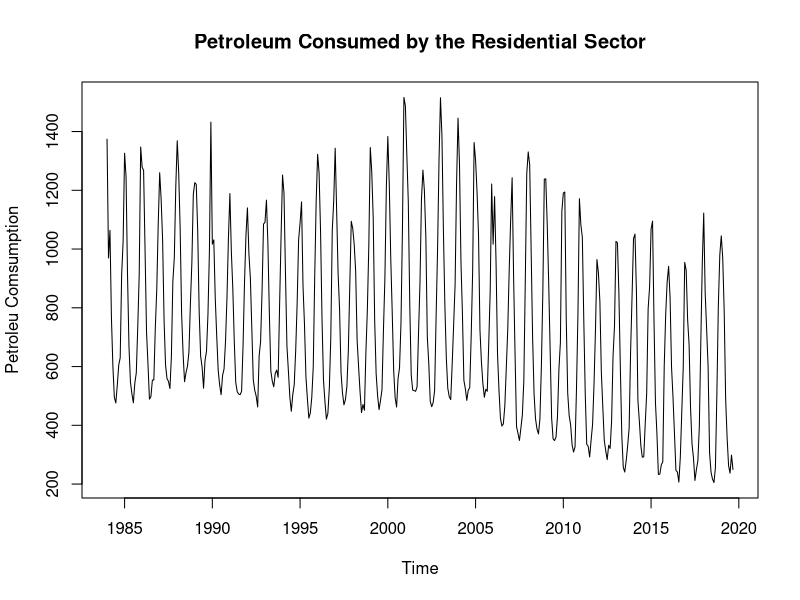
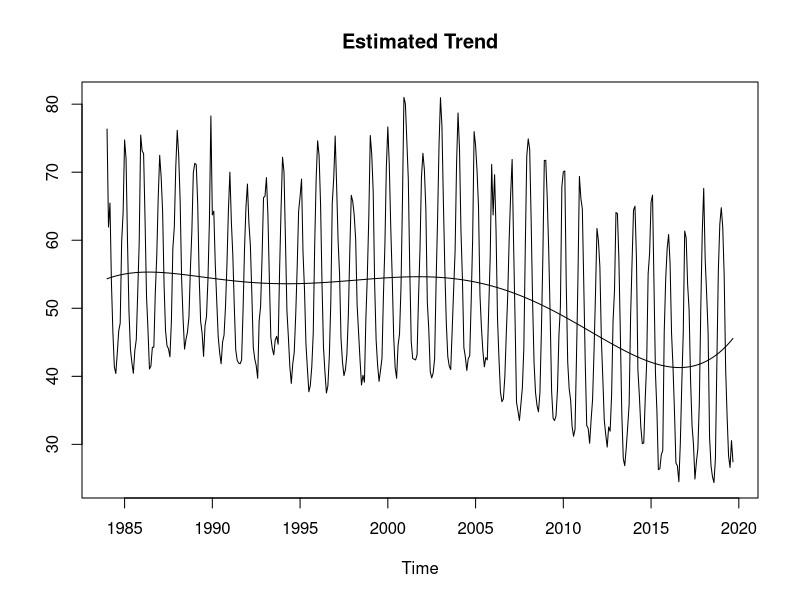
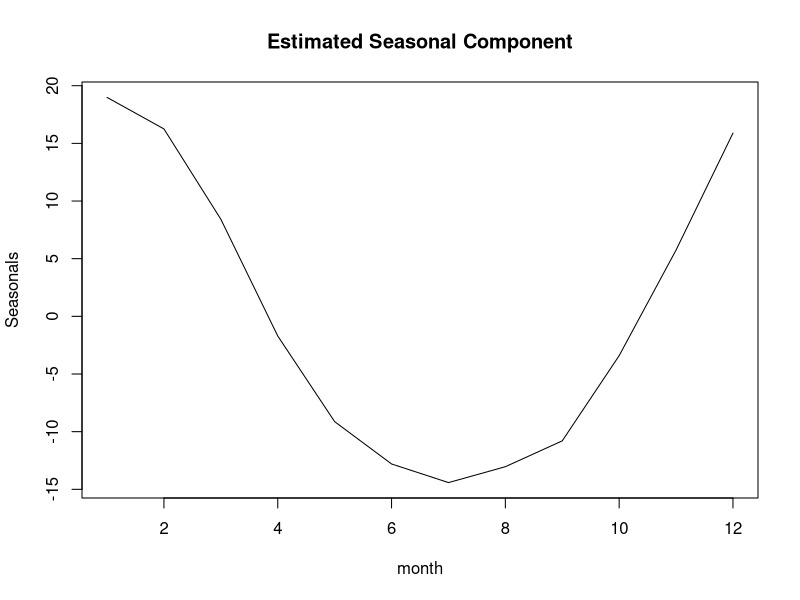
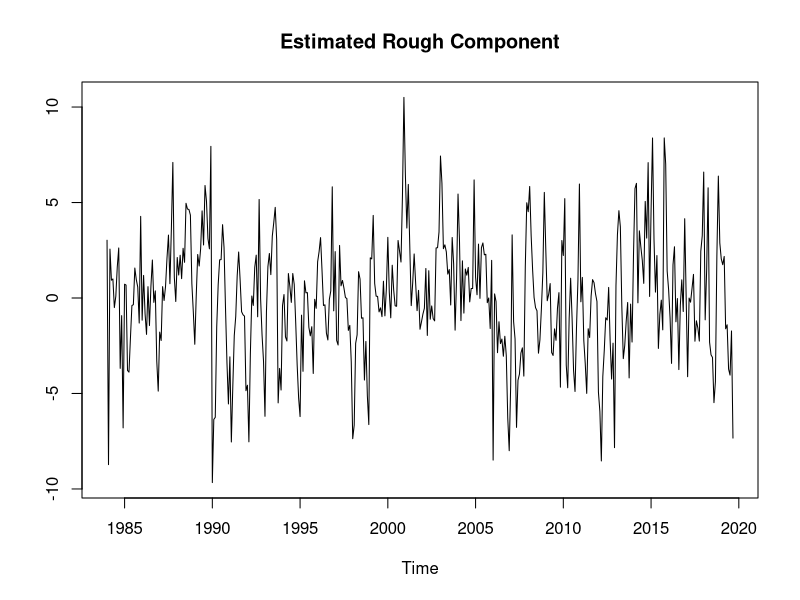
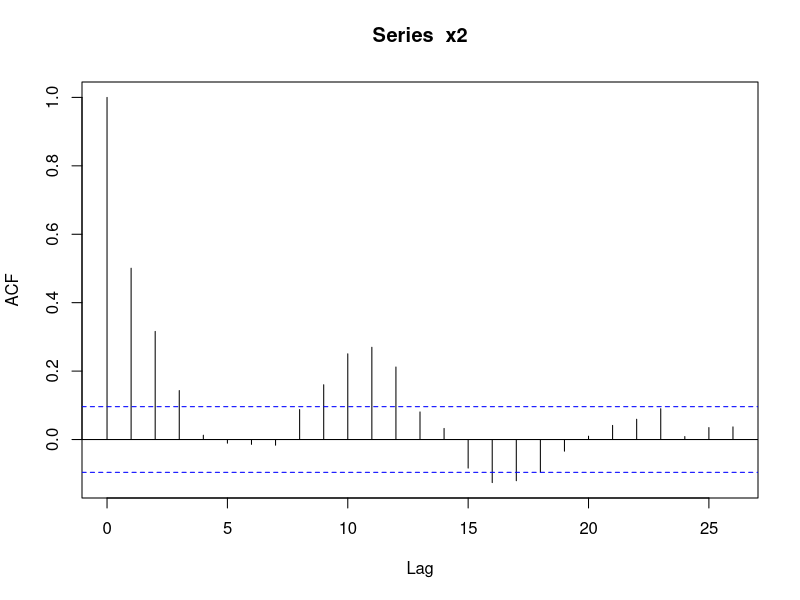
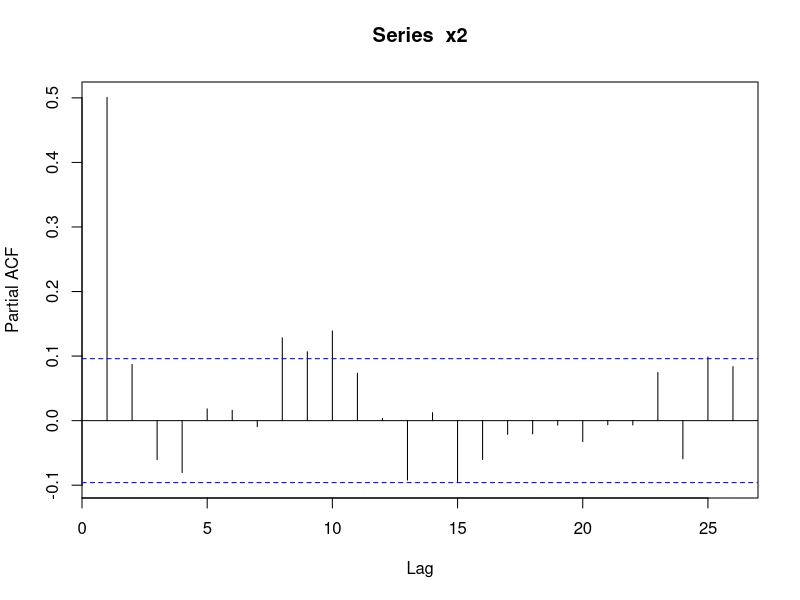
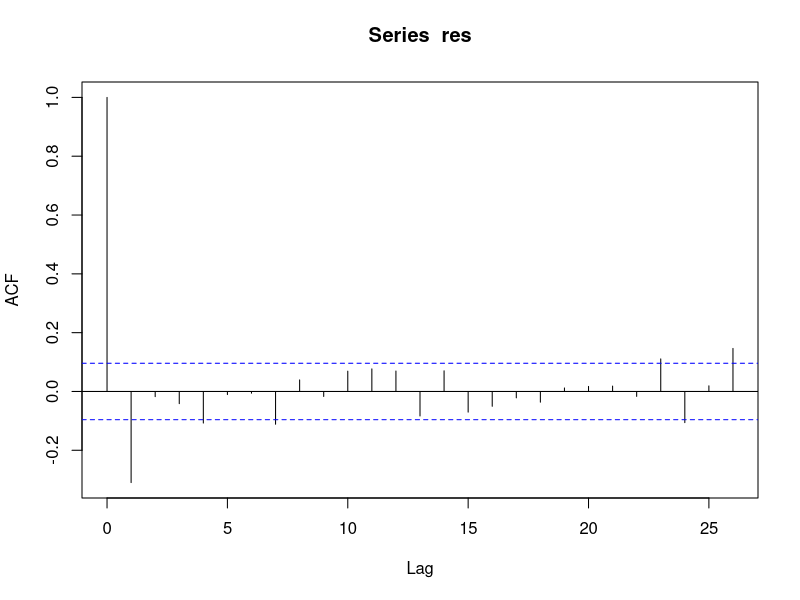
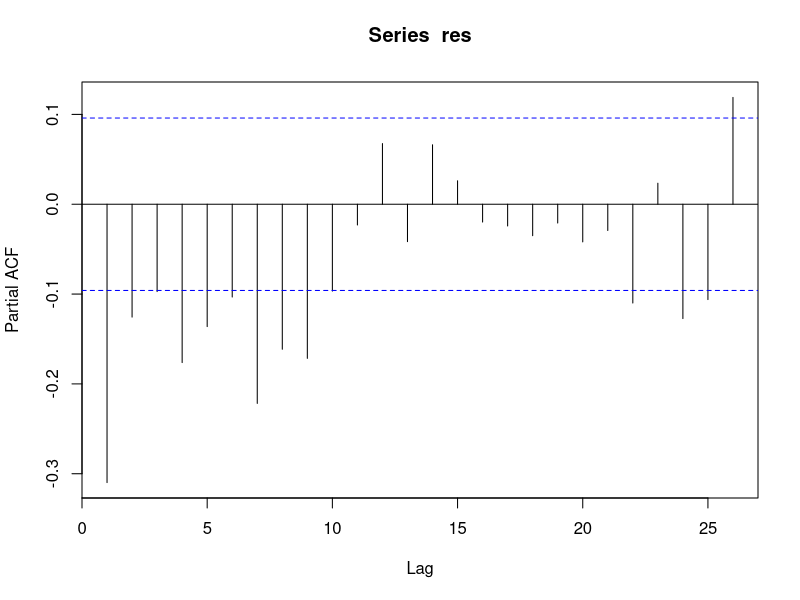

Here is the R script that generated these plots, in order: (Note: this script raises an error after producing the figures.)
## ---- chunk 1
loadPkg = function(x) { if (!require(x,character.only=T, quietly =T)) { install.packages(x,dep=T,repos="http://cran.us.r-project.org"); if(!require(x,character.only=T)) stop("Package not found") } }

petroleum=read.csv("MER_T03_07A.csv")
petroleum <- petroleum[which(petroleum$MSN == 'PARCPUS'), ]
petroleum <- petroleum[which(petroleum$YYYYMM >= 198401), ]
# YYYY13 is the average of the year, so it's cleaned for time series analysis
Y <- 198413
while (Y < 201913) {
   petroleum <- petroleum[which(petroleum$YYYYMM != Y), ]
   Y = Y + 100
}
# "Value" is a factor. Need to use as.character before as.numeric.
petroleum$Value <- as.character(petroleum$Value)
petroleum$Value <- as.numeric(petroleum$Value)
y = petroleum[,"Value"]
y <- ts(y, start = c(1984, 1), frequency = 12)
n = length(y)
ts.plot(y,main = 'Petroleum Consumed by the Residential Sector',type = 'l',xlab = 'Time', ylab = 'Petroleu Comsumption')
## ---- chunk 2
trndseas=function(y,seas,lam,degtrnd){
  
# requires the R-package 'pracma'
  
# fits  a trend plus seasonal for the "best" Box-Cox 
# transformation.
  
# input: y, observed series; seas, seasons
  
# input: lam, the grid of Box-Cox transformations (lambda values)
  
# input: degtrnd, degree of the polynomial trend, if
# degtrnd=0, then the fitted trend is constant.
  
# output:  coef, regression coefficients - the
# first degtrnd+1 values for the trend part and the
# rest associated with the seasonals
  
# output: fit, fitted y-values; res, residuals,
  
# output: trend, fitted trend; season, fitted seasonals
  
# output: rsq, adjusted r-square values for different lambda in the
  
# output: lamopt, the value of lambda (among those supplied 
# in the vector lam) at which r-square is maximum.

m=length(lam)
n=length(y)

# Part of design matrix for estimating trend
if(degtrnd>0) {
   tm=seq(1/n,1,by=1/n)
   x1=poly(tm,degree=degtrnd,raw=TRUE)
   x1=cbind(rep(1,n),x1)
   } else {
    x1=as.matrix(rep(1,n),ncol=1)
   }

# Part of design matrix for estimating seasonality
x2=NULL
if(seas>1){
sn=rep(1:seas,length.out=n)
x2=factor(sn,levels=unique(sn),ordered=TRUE)
x2=model.matrix(~x2-1)
m2=ncol(x2)
m21=m2-1
x2=x2[,1:m21]-matrix(rep(x2[,m2],m21),ncol=m21,nrow=nrow(x2),byrow=F)
}

x=cbind(x1,x2)  # design matrix

xx=t(x)%*%x
rsq=rep(1,m)
m1=ncol(x1)     #degtrnd+1
m11=m1+1
mx=ncol(x)      # degtrnd+1+seas-1

for(i in 1:m) {
  if (lam[i]==0) {
    yt=log(y)
  } else {
    yt=y^lam[i]
   }
  xy=t(x)%*%yt
  coef=solve(xx,xy)
  fit=x%*%coef
  res=yt-fit
  ssto=(n-1)*var(yt)
  sse=t(res)%*%res
  rsq[i]=1-((n-1)/(n-mx))*sse/ssto
  }

  ii=which.max(rsq)
  lamopt=lam[ii]
  if (lamopt==0) {
    yt=log(y)
  } else {
    yt=y^lamopt
   }
  xy=t(x)%*%yt
  coef=solve(xx,xy)
  fit=x%*%coef
  trnd=x1%*%coef[1:m1]
  season=NULL
  if(seas>1){
  season=c(coef[m11:mx],-sum(coef[m11:mx]))
  }
  res=yt-fit

  result=list(coef=coef,fitted=fit,trend=trnd,residual=res,season=season,rsq=rsq,lamopt=lamopt)
  return(result)
}
## ---- chunk 3
lam= seq(-1,1, by=0.05)
mod= trndseas(y, seas = 12,lam = lam, degtrnd = 5)
mod$lamopt
## ---- chunk 4
month= 1:12
mod = trndseas(y, seas = 12,lam = 0.6,degtrnd = 5)
m.fit = mod$trend
m.fit <- ts(m.fit, start = c(1984, 1), frequency = 12)
ts.plot(y ^ .6, m.fit, main='Estimated Trend')
## ---- chunk 5
plot(month,mod$season,type='l',ylab='Seasonals',main='Estimated Seasonal Component')
## ---- chunk 6
s.fit = rep(mod$season,length.out=n)
smooth.fit = mod$fit
x = y ^ .6 - m.fit - s.fit
plot(x,ylab ='', main='Estimated Rough Component')
## ---- chunk 7
n2=n-12
x2=x[1:n2]
acf(x2)
pacf(x2)
## ---- chunk 8
fit_0_0_0=arima(x2,order=c(0,0,0))
summary(fit_0_0_0)
## ---- chunk 9
fit_0_1_0=arima(x2,order=c(0,1,0))
res = fit_0_1_0$res
acf(res)
pacf(res)
## ---- chunk 10
summary(fit_0_1_0)
## ---- chunk 11
acf(x2)
pacf(x2)
## ---- chunk 12
fit_1_0_0=arima(x2,order=c(1,0,0))
summary(fit_1_0_0)
res = fit_1_0_0$res
acf(res)
pacf(res)
Box.test(res,lag=20,'Ljung-Box')
## ---- chunk 13
fit_2_0_2=arima(x2,order=c(2,0,2))
summary(fit_2_0_2)
res = fit_2_0_2$res
acf(res)
pacf(res)
Box.test(res,lag=20,'Ljung-Box')
hist(res)
## ---- chunk 14
h=12
m.fc=m.fit[-(1:n2)]
s.fc=s.fit[-(1:n2)]
fcast = predict(fit_2_0_2,n.ahead=h)
x.fc = fcast$pred
y.fc = m.fc + s.fc + x.fc
de_tran_y.fc=y.fc^(1/0.6)
y = petroleum[,"Value"]
plot.ts(y,xlim=c(0,n2+h))
points(x=n2+1:h, y=de_tran_y.fc, col='purple',type='b',pch=19)
loadPkg("Metrics")
## ---- chunk 15
loadPkg("data.table")
data.table(true = y[-(1:n2)], predict = de_tran_y.fc, diff = y[-(1:n2)]-de_tran_y.fc)
## ---- chunk 16
petroleum <- petroleum[which(petroleum$YYYYMM <= 201809), ]
train = petroleum[,"Value"]
train <- ts(train, start = c(1984, 1), frequency = 12)
HW <- HoltWinters(train)
loadPkg("forecast")
HWfc <- forecast(HW, h=12)
loadPkg("highcharter") # to use hchart function
hchart(HWfc)
data.table(true = y[-(1:n2)], predict = HWfc$mean, diff = y[-(1:n2)] - HWfc$mean)
## ---- chunk 17
data.table(this_year = y[-(1:n2)], last_year = y[-c(1:(n2-12), n2+1:n)], diff = y[-(1:n2)] - y[-c(1:(n2-12), n2+1:n)])
## ---- chunk 18
HW
